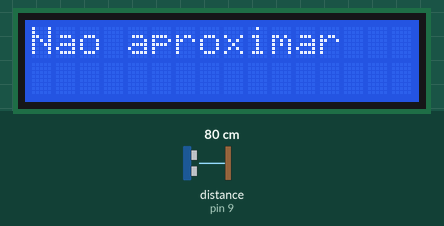
The sketch below on a simulated Arduino Uno, built with avr-gcc and run on an emulated ATmega328P. Shown: 16×2 character LCD. Wiring (inferred from the names in the program): ultrasonic range finder: trigger pin 8; echo pin 9. The inputs (shaded band) are chosen by the test bench; at power-on: distance to the obstacle (sensor on pin 9) 80 cm. The echo pulse lasts 58.3 µs per cm; what the sketch prints to the serial monitor is not drawn.

Above: at 1.2 s.
1.3 s: distance to the obstacle (sensor on pin 9) set to 33 cm
4.3 s: distance to the obstacle (sensor on pin 9) set to 27 cm
At 5.0 s:
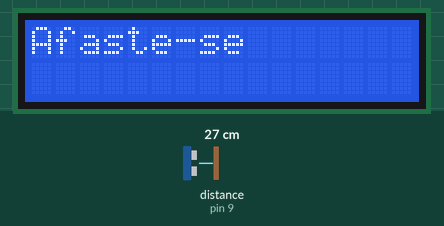
7.3 s: distance to the obstacle (sensor on pin 9) set to 35 cm
At 8.0 s:
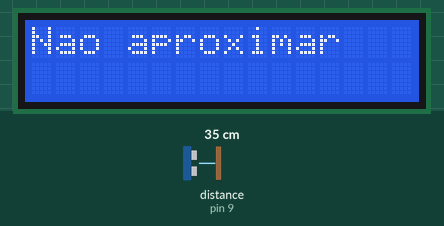
10.1 s: distance to the obstacle (sensor on pin 9) set to 2 cm
At 10.6 s:
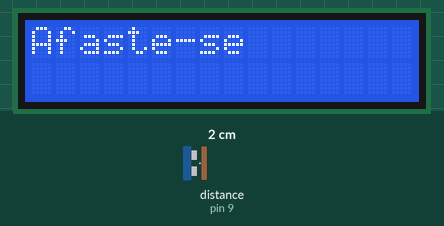
Timing chart, 0 to 13.1 s (numbered marks = the images above; inputs shaded):
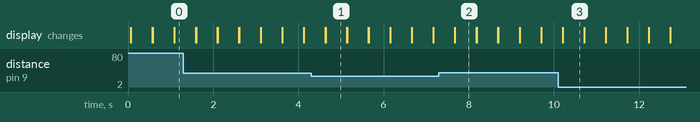

Measured:
- the behaviour switches between 31 and 30 cm on distance to the obstacle (sensor on pin 9) (found by bisection; images 0 and 1)
- after the input at 4.3 s, the display: first differs from a run without the input after 0.34 s (image 1)
- after the input at 7.3 s, the display: first differs from a run without the input after 0.37 s (image 2)
- after the input at 10.1 s, the display: first differs from a run without the input after 0.11 s (image 3)
- what the display in image 1 shows lasts 0.5 s, from 4.6 s to 5.1 s

The sketch:

Projeto_Girafa.ino
```cpp
#include <LiquidCrystal.h>
const int rs = 12, en = 11, d4 = 5, d5 = 4, d6 = 3, d7 = 2;
const int pinoTri = 8;
const int pinoEcho =9;
float TempoEcho = 0;
const float VelocidadeSom_mpors = 340;
const float VelocidadeSom_mporus = 0.000340;
float dist = 0;
const String msg = "Afaste-se";
LiquidCrystal lcd(rs, en, d4, d5, d6, d7);
const String msg2 = "Nao aproximar";

void setup() {
  pinMode(pinoTri, OUTPUT);
  digitalWrite(pinoTri, LOW);
  pinMode(pinoEcho, INPUT);
  Serial.begin(9600);
  lcd.begin(16, 2);
}

void loop() {
  DisparaPulsoUltrassonico();
  TempoEcho = pulseIn(pinoEcho, HIGH);
  dist = CalculaDistancia(TempoEcho*100);
  Serial.print("Distancia em centimetros: ");
  Serial.println(dist);
  if(dist<30){
    lcd.print(msg);
    delay(500);
    lcd.clear();
  }
  else{
    lcd.print(msg2);
    delay(500);
    lcd.clear();
  }
}

void DisparaPulsoUltrassonico(){
  digitalWrite(pinoTri, HIGH);
  delayMicroseconds(10);
  digitalWrite(pinoTri, LOW);
  }

float CalculaDistancia(float tempo_us){
  return((tempo_us*VelocidadeSom_mporus)/2);
}
```
